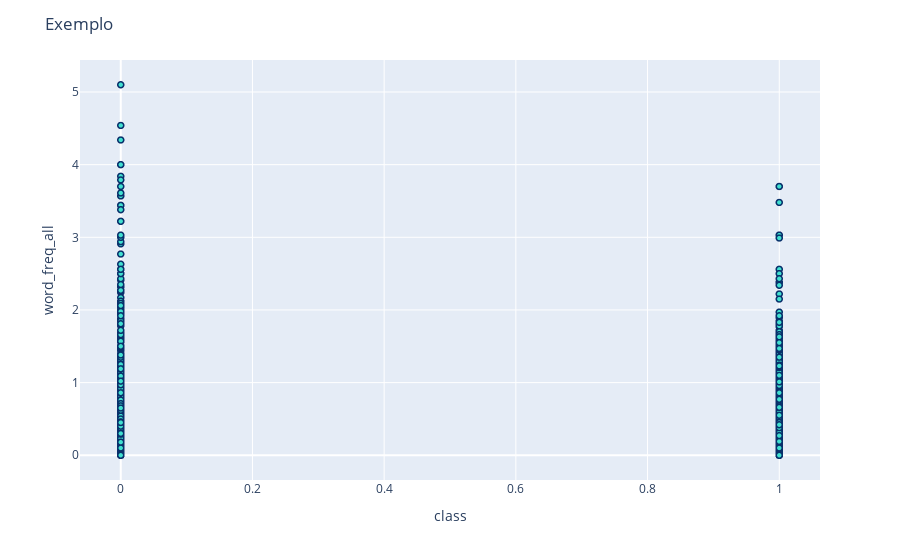

Notebook cell for this chart:
### Markdown cell above
### 3.3) Gráfico de pontos entre atributos

### Code cell
def ScatterChart(x, y, title):
    fig = px.scatter(spam, x, y)
    fig.update_traces(marker_color="turquoise",marker_line_color='rgb(8,48,107)',
                    marker_line_width=1.5)
    fig.update_layout(title_text=title)
    fig.show()

ScatterChart(spam['class'], spam['word_freq_all'], 'Exemplo')

### Figure 1 — Plotly figure (JSON) as saved in the notebook; plotly's stock layout.template omitted (floating-point values rounded to 4 significant figures; data arrays with more than 128 entries replaced by an {"elided": "..."} marker saying what was removed)
{"data": [{"hovertemplate": "class=%{x}<br>word_freq_all=%{y}<extra></extra>", "legendgroup": "", "marker": {"color": "turquoise", "line": {"color": "rgb(8,48,107)", "width": 1.5}, "symbol": "circle"}, "mode": "markers", "name": "", "showlegend": false, "type": "scattergl", "x": {"elided": "4601 int values"}, "xaxis": "x", "y": {"elided": "4601 float values"}, "yaxis": "y"}], "layout": {"legend": {"tracegroupgap": 0}, "margin": {"t": 60}, "title": {"text": "Exemplo"}, "xaxis": {"anchor": "y", "domain": [0, 1], "title": {"text": "class"}}, "yaxis": {"anchor": "x", "domain": [0, 1], "title": {"text": "word_freq_all"}}}}
